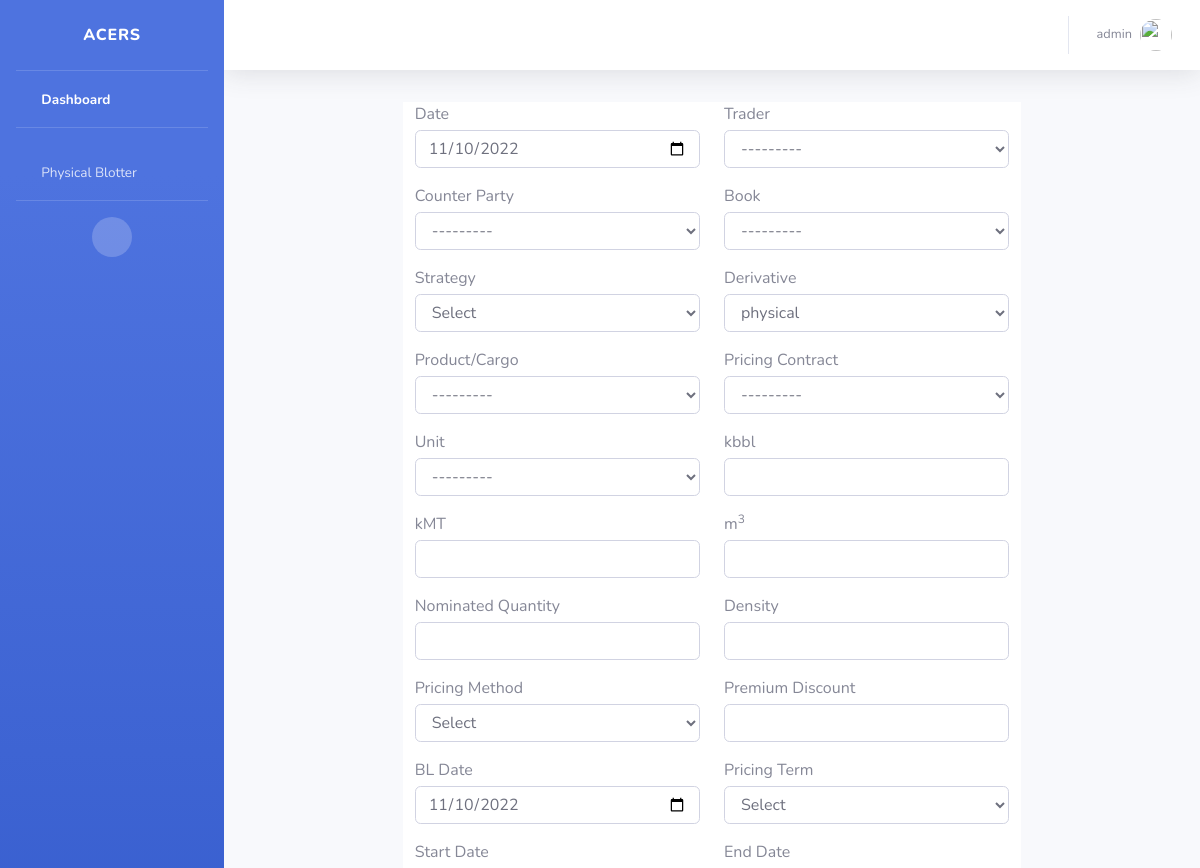
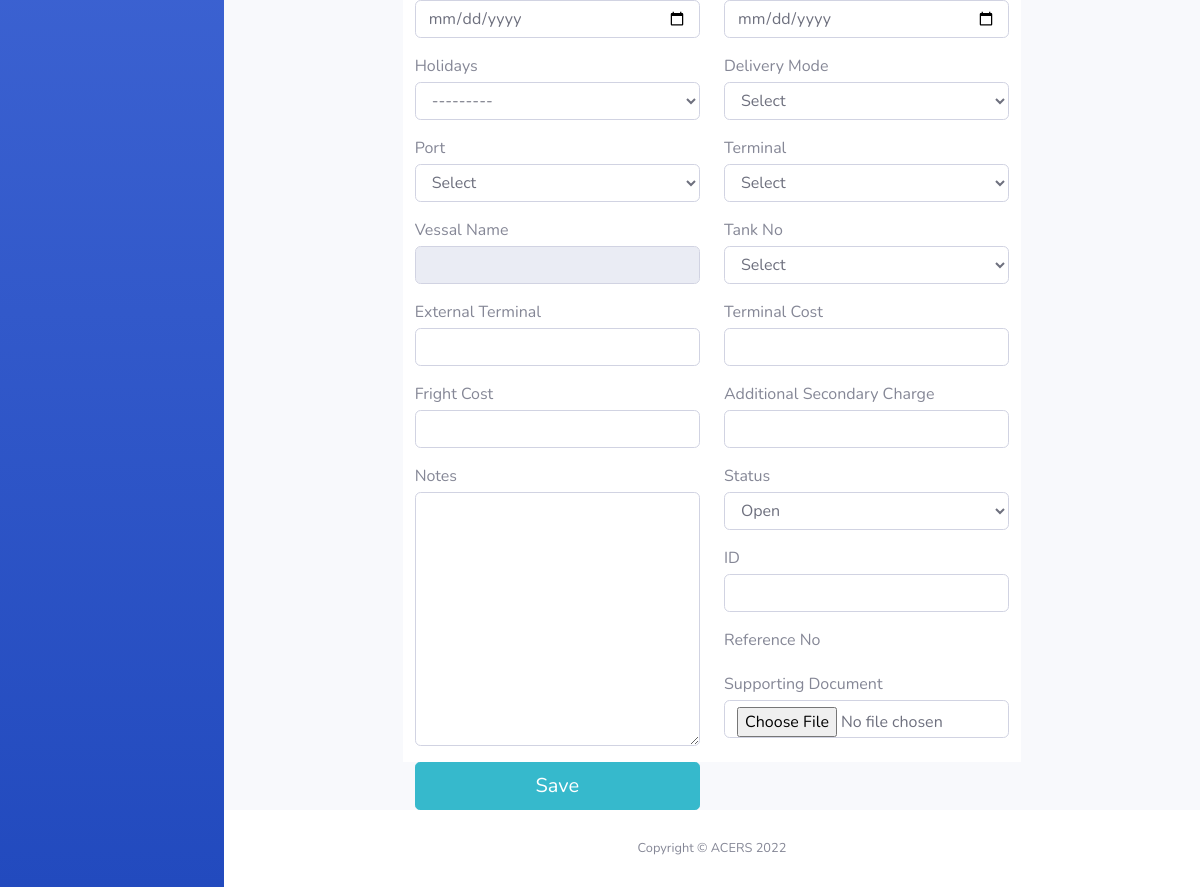
The page /add-pb/ (signed in) on the database its author committed (2 pictures, top to bottom).
### cargo_app/models.py (models this page shows, shortened)
class CounterPartyModel(models.Model):
    Counter_Party = models.CharField(max_length=120,)
    def __str__(self):
        return self.Counter_Party

class ProductModel(models.Model):
    Product = models.CharField(max_length=100)
    def __str__(self):
        return self.Product

class UnitModel(models.Model):
    unit = models.CharField(max_length=100, null=True)
    def __str__(self):
        return self.unit

class TraderModel(models.Model):
    Trader = models.CharField(max_length=120, default="Select")
    def __str__(self):
        return self.Trader

class BookModel(models.Model):
    Book = models.CharField(max_length=100,null=True)

class PricingContractModel(models.Model):
    Pricing_Contract= models.CharField(max_length=100, null=True)
    def __str__(self):
        return self.Pricing_Contract

### cargo_app/views.py (the view, shortened to what this page needs)
# urls.py: path('add-pb/', views.PhysicalblotterCreateView.as_view(), name="pb-add"),
@method_decorator(signin_required,name="dispatch")
class PhysicalblotterCreateView(View):
    def get(self,request,*args,**kwargs):
        form= PhysicalBlotterForm()
        return render(request, "add-pb2.html", {"form": form})

### cargo_app/models.py (called while the page is built)
    def __str__(self):
        return self.Pricing_method

    def __str__(self):
        return self.Strategy

    def __str__(self):
        return self.Book

### cargo_app/views.py (called while the page is built)
def signin_required(func):
    def wrapper(request,*args,**kwargs):
        if request.user.is_authenticated:
            return func(request,*args,**kwargs)
        else:
            messages.error(request,"you must login")
            return redirect("sign-in")
    return wrapper

### templates/add-pb2.html (shortened to what this page needs)
{% extends 'base.html' %}
{% block content %}
<div class="container">
    <form action="" method="post" enctype="multipart/form-data">
        <div class="row  ">
            <div class="col-2"></div>
            <div class="col-4 mt-2 bg-white border-end-0">
                <div class="form-group">
                    <label for="Date" class="control-label mb-1">Date</label>
                    {{ form.Date }}
                </div>
                  <div class="form-group">
                    <label for="Counter_Party" class="control-label mb-1">Counter Party</label>
                    {{ form.Counter_Party }}
                </div>
                   <div class="form-group">
                    <label for="Strategy" class="control-label mb-1"> Strategy</label>
                       <select name="Strategy" class="form-control" id="Strategy" required="">
                        <option value="" selected="">Select</option>
                    </select>
                </div>
                  <div class="form-group">
                    <label for="Product" class="control-label mb-1"> Product/Cargo</label>
                    {{ form.Product }}
                </div>
                <div class="form-group">
                    <label for="Unit" class="control-label mb-1"> Unit</label>
                    {{ form.unit }}
                </div>
                 <div class="form-group">
                    <label for="kMT" class="control-label mb-1"> kMT</label>
                    {{ form.kMT }}
                 </div>
                <div class="form-group">
                    <label for="Nominated_quantity" class="control-label mb-1"> Nominated Quantity</label>
                    {{ form.Nominated_quantity }}
                </div>
                <div class="form-group">
                  <label for="Pricing_method" class="control-label mb-1"> Pricing Method</label>
                  <select name="Pricing_method" class="form-control" id="Pricing_method" required="">
                      <option value="" selected="">Select</option>
                  </select>
                </div>
               <div class="form-group">
                    <label for="BL_Date" class="control-label mb-1"> BL Date</label>
                    {{ form.BL_Date }}
                </div>
                  <div class="form-group">
                    <label for="start_date" class="control-label mb-1"> Start Date</label>
                    {{ form.start_date }}
                </div>
                  <div class="form-group">
                    <label for="holidays" class="control-label mb-1"> Holidays</label>
                    {{ form.holidays }}
                </div>
                <div class="form-group">
                    <label for="Port" class="control-label mb-1"> Port</label>
                    <select name="port" class="form-control" id="port">
                         <option value="" selected="">Select</option>
                    </select>
                </div>
                     <div class="form-group">
                         <label for="Vessal_name" class="control-label mb-1"> Vessal Name</label>
                         <input type="text" name="Vessal_name" class="form-control" id="Vessal_name_textbox"
                                maxlength="120" disabled="disabled">
                     </div>
                 <div class="form-group">
                    <label for="External_Terminal" class="control-label mb-1"> External Terminal</label>
                    {{ form.External_Terminal }}
                </div>
                <div class="form-group">
                    <label for="Fright_cost" class="control-label mb-1"> Fright Cost</label>
                    {{ form.Fright_cost }}
                </div>
                <div class="form-group">
                    <label for="Notes" class="control-label mb-1"> Notes</label>
                    {{ form.Notes }}
                </div>
            </div>
            <div class="col-4 mt-2 bg-white border-start-2">
                <div class="form-group">
                    <label for="Trader" class="control-label mb-1">Trader</label>
                    {{ form.Trader }}
                </div>
                <div class="form-group">
                    <label for="Book" class="control-label mb-1">Book</label>
                    {{ form.Book }}
                </div>
                 <div class="form-group">
                         <label for="Derivative" class="control-label mb-1"> Derivative</label>
                         {{ form.Derivative }}
                     </div>
                <div class="form-group">
                    <label for="Pricing_Contract" class="control-label mb-1"> Pricing Contract</label>
                    {{ form.Pricing_Contract }}
                </div>
                <div class="form-group">
                    <label for="kbbl" class="control-label mb-1"> kbbl</label>
                    {{ form.kbbl }}
                </div>
                   <div class="form-group">
                    <label for="m3" class="control-label mb-1"> m<sup>3</sup> </label>
                    {{ form.m3 }}
                </div>
                 <div class="form-group">
                    <label for="Density" class="control-label mb-1"> Density</label>
                    {{ form.Density }}
                </div>
                 <div class="form-group">
                    <label for="Premium_discount" class="control-label mb-1"> Premium Discount</label>
                    {{ form.Premium_discount }}
                </div>
                 <div class="form-group">
                    <label for="Pricing_term" class="control-label mb-1"> Pricing Term</label>
                     <select name="Pricing_term" class="form-control" id="Pricing_term" required="">
                         <option value="" selected="">Select</option>
                     </select>
                 </div>
                <div class="form-group">
                    <label for="end_date" class="control-label mb-1"> End Date</label>
                    {{ form.end_date }}
                </div>
                 <div class="form-group">
                   <label for="Delivery_mode" class="control-label mb-1"> Delivery Mode</label>
                         <select name="Delivery_mode" class="form-control" id="Delivery_mode" required="" onchange="EnableDisableVessalName(this)">
                             <option value="" selected="">Select</option>
                         </select>
                </div>
                <div class="form-group">
                    <label for="Terminal" class="control-label mb-1"> Terminal</label>
                     <select name="Terminal" class="form-control" id="Terminal">
                        <option value="" selected="">Select</option>
                    </select>
                </div>
                <div class="form-group">
                    <label for="Tank_no" class="control-label mb-1"> Tank No</label>
                    <select name="Tank_no" class="form-control" id="Tank_no">
                        <option value="" selected="">Select</option>
                    </select>
                </div>
                 <div class="form-group">
                         <label for="Terminal_cost" class="control-label mb-1"> Terminal Cost</label>
                         {{ form.Terminal_cost }}
                     </div>
                     <div class="form-group">
                    <label for="additional_secondary_charge" class="control-label mb-1"> Additional Secondary Charge</label>
                    {{ form.additional_secondary_charge }}
                </div>
                  <div class="form-group">
                    <label for="Status" class="control-label mb-1"> Status</label>
                    {{ form.Status }}
                </div>
                  <div class="form-group">
                         <label for="ID" class="control-label mb-1"> ID</label>
                         {{ form.ID }}
                     </div>
                   <div class="form-group">
                         <label for="Reference_no" class="control-label mb-1"> Reference No</label>
                     </div>
                   <div class="form-group">
                         <label for="Supporting_document" class="control-label mb-1"> Supporting Document</label>
                         {{ form.Supporting_document }}
                     </div>
            </div>
<div class="col-2"></div>
        </div>
        <div class="row">
        <div class="col-2"></div>
        <div class="col-4">
        <input type="submit"  class="btn btn-lg btn-info btn-block" value="Save">
        </div>
            <div class="col-4"></div>
        <div class="col-2"></div>
            </div>
    </form>
</div>
{% endblock content %}

### templates/partials/_topbar.html (shortened to what this page needs)
<nav class="navbar navbar-expand navbar-light bg-white topbar mb-4 static-top shadow">
          <ul class="navbar-nav ml-auto">
            <li class="nav-item dropdown no-arrow">
              <a class="nav-link dropdown-toggle" href="#" id="userDropdown" role="button" data-toggle="dropdown" aria-haspopup="true" aria-expanded="false">
                <span class="mr-2 d-none d-lg-inline text-gray-600 small">{{request.user}}</span>
                <img class="img-profile rounded-circle" src="https://source.unsplash.com/QAB-WJcbgJk/60x60">
              </a>
            </li>
          </ul>
        </nav>

### rows shown on the page
CounterPartyModel: Counter_Party "---------"
ProductModel: Product "---------"
UnitModel: unit "---------"
TraderModel: Trader "---------"
BookModel: Book "---------"
PricingContractModel: Pricing_Contract "---------"

### other values the page prints
{{ request.user }} "admin"
